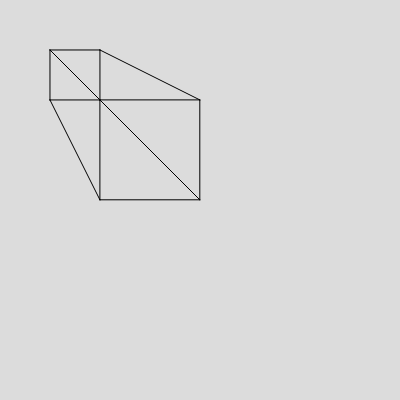
Frame 1 (no input)
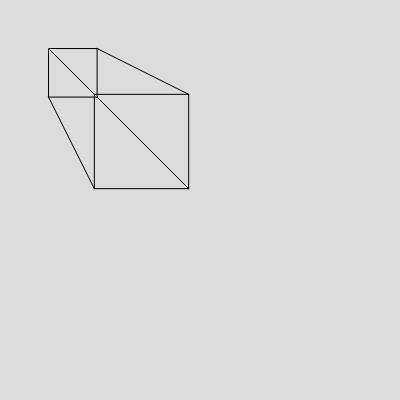
Frame 60 (no input)
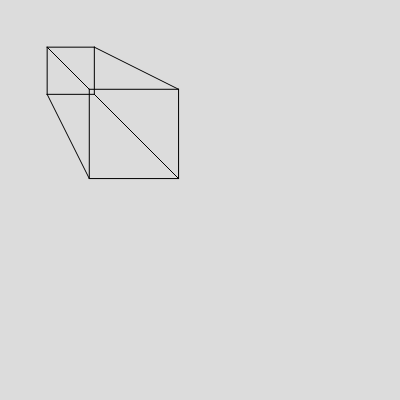
Frame 120 (the mouse pressed at the canvas centre since frame 60)

The p5.js sketch that drew these frames (run headless with seeded random() and noise() and a simulated clock; from frame 60 on, the mouse is pressed at the canvas centre):

// p5.js sketch
// ── sketch.js
let prikPos = [100,200,-100];
let camPos = [0,0,0];
let cS = -100;

let prikSk = [0,0];

let i = 0;

let lastX = 0;
let lastY = 0;

function setup() {
  createCanvas(400, 400);
}

function draw() {
  background(220);

  // prikPos[2]--;

  // prikSk[0] = (prikPos[0]*cS)/prikPos[2]
  // prikSk[1] = (prikPos[1]*cS)/prikPos[2]

  // point(prikSk[0],prikSk[1]);

  i -= 0.1;

  Prik3D(100,100,-100+i);
  Prik3D(100,200,-100+i);
  Prik3D(200,200,-100+i);
  Prik3D(200,100,-100+i);

  Line3D(100,100,-100+i,100,200,-100+i);
  Line3D(100,200,-100+i,200,200,-100+i)
  Line3D(200,200,-100+i,200,100,-100+i)
  Line3D(200,100,-100+i,100,100,-100+i)
  
  Prik3D(100,100,-200+i);
  Prik3D(200,100,-200+i);
  Prik3D(200,200,-200+i);
  Prik3D(100,200,-200+i);

  Line3D(100,100,-200+i,100,200,-200+i);
  Line3D(100,200,-200+i,200,200,-200+i)
  Line3D(200,200,-200+i,200,100,-200+i)
  Line3D(200,100,-200+i,100,100,-200+i)

  Line3D(100,100,-200+i,100,100,-100+i)
  Line3D(200,100,-200+i,200,100,-100+i)
  Line3D(100,200,-200+i,100,200,-100+i)
  Line3D(200,200,-200+i,200,200,-100+i)
}

function Prik3D (prikX,prikY,prikZ)
{
  prikPositionSkermX = (prikX*cS)/prikZ;
  prikPositionSkermY = (prikY*cS)/prikZ;

  point(prikPositionSkermX,prikPositionSkermY);
  // line(lastX,lastY,prikPositionSkermX,prikPositionSkermY)

  // lastX = prikPositionSkermX;
  // lastY = prikPositionSkermY;
}

function Line3D (lineX1,lineY1,lineZ1,lineX2,lineY2,lineZ2)
{
  linePositionSkermX1 = (lineX1*cS)/lineZ1;
  linePositionSkermY1 = (lineY1*cS)/lineZ1;

  linePositionSkermX2 = (lineX2*cS)/lineZ2;
  linePositionSkermY2 = (lineY2*cS)/lineZ2;

  line(linePositionSkermX1,linePositionSkermY1,linePositionSkermX2,linePositionSkermY2)
}
